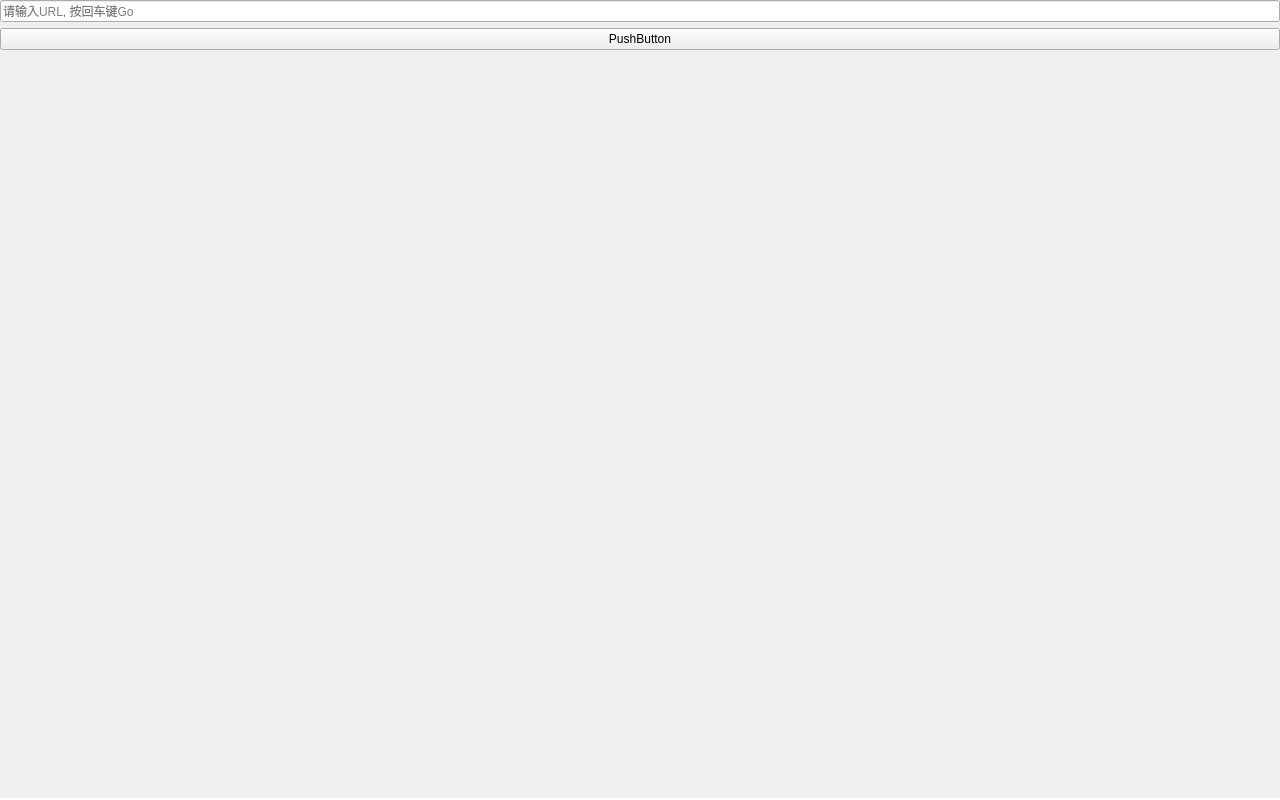
<?xml version="1.0" encoding="UTF-8"?>
<ui version="4.0">
 <class>runApp</class>
 <widget class="QWidget" name="runApp">
  <property name="geometry">
   <rect>
    <x>0</x>
    <y>0</y>
    <width>1280</width>
    <height>800</height>
   </rect>
  </property>
  <property name="windowTitle">
   <string>runApp</string>
  </property>
  <property name="styleSheet">
   <string notr="true">QProgressBar { border: 0px; } QProgressBar::chunk { background-color: #ff7f27; }</string>
  </property>
  <layout class="QVBoxLayout" name="verticalLayout_2">
   <property name="leftMargin">
    <number>0</number>
   </property>
   <property name="topMargin">
    <number>0</number>
   </property>
   <property name="rightMargin">
    <number>0</number>
   </property>
   <property name="bottomMargin">
    <number>0</number>
   </property>
   <item>
    <widget class="QLineEdit" name="lineEdit_Url">
     <property name="placeholderText">
      <string>请输入URL, 按回车键Go</string>
     </property>
     <property name="clearButtonEnabled">
      <bool>true</bool>
     </property>
    </widget>
   </item>
   <item>
    <widget class="QPushButton" name="pushButton">
     <property name="text">
      <string>PushButton</string>
     </property>
    </widget>
   </item>
   <item>
    <layout class="QVBoxLayout" name="verticalLayout">
     <property name="spacing">
      <number>0</number>
     </property>
     <item>
      <widget class="LWebView" name="webView" native="true"/>
     </item>
     <item>
      <widget class="QProgressBar" name="progressBar">
       <property name="minimumSize">
        <size>
         <width>0</width>
         <height>2</height>
        </size>
       </property>
       <property name="maximumSize">
        <size>
         <width>16777215</width>
         <height>2</height>
        </size>
       </property>
       <property name="value">
        <number>0</number>
       </property>
       <property name="textVisible">
        <bool>false</bool>
       </property>
      </widget>
     </item>
    </layout>
   </item>
  </layout>
 </widget>
 <customwidgets>
  <customwidget>
   <class>LWebView</class>
   <extends>QWidget</extends>
   <header location="global">Core/LWebView/LWebView.h</header>
   <container>1</container>
  </customwidget>
 </customwidgets>
 <resources/>
 <connections/>
</ui>
